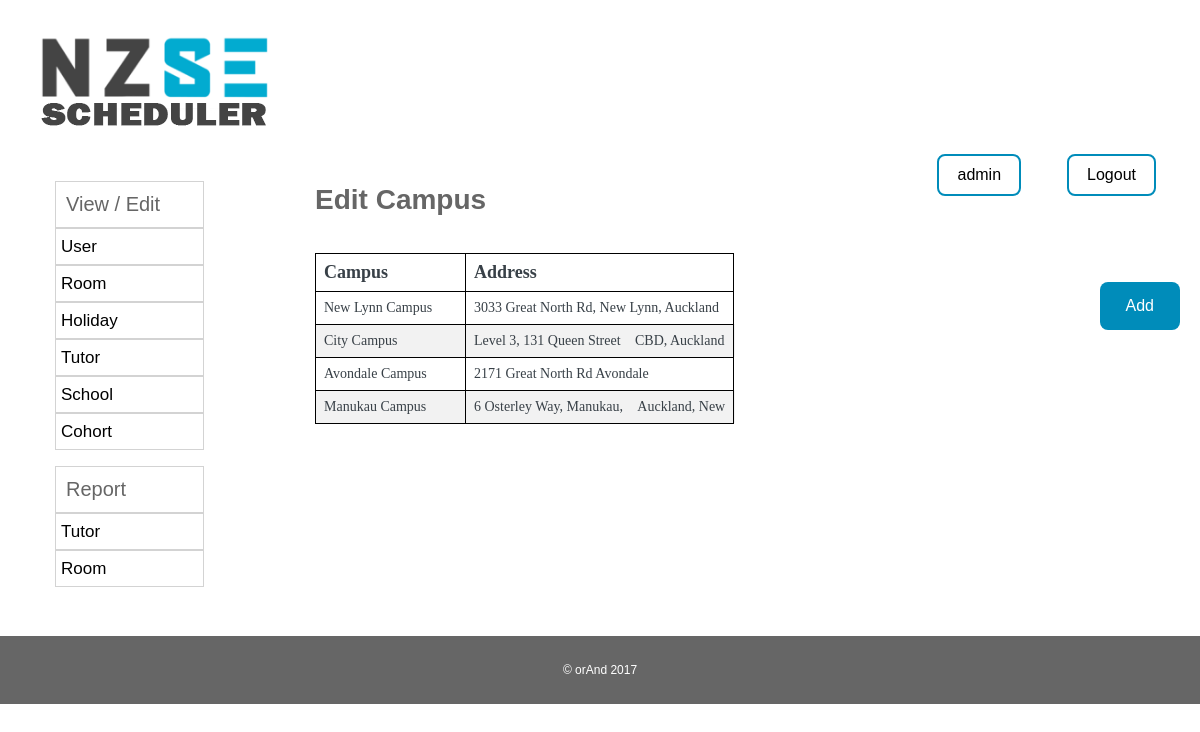
The page /admin_home/admin_editcampus.php (signed in) on the database its author committed.
### tables this page shows
CREATE TABLE IF NOT EXISTS `campus` (
`campusid` int(10) NOT NULL,
  `campusname` varchar(20) NOT NULL,
  `address` varchar(40) NOT NULL
);

### admin_home/admin_editcampus.php (the view, shortened to what this page needs)
<!DOCTYPE html PUBLIC "-//W3C//DTD XHTML 1.0 Strict//EN"
"http://www.w3.org/TR/xhtml1/DTD/xhtml1-strict.dtd">
<html xmlns="http://www.w3.org/1999/xhtml" lang="en" xml:lang="en">
<head>
	<?php include '../php_includes/head_elements.php'; ?>
	<?php include '../php_includes/alertbox.php'; ?>
</head>
<body>
	<div id="tables_refresh">
<div id="page-container">
			<?php include '../php_includes/header.php'; ?>
			<?php include '../php_includes/nav.php'; ?>
			<div class="col-6 col-m-9 content">
				<h1>Edit Campus</h1>
<br />
<?php include '../php_includes/add.php'; ?>
<div class="tables">
<?php
	include '../php_script/connectDB.php';
	$result = "SELECT c.* FROM campus c";
		echo "<table id='student_resit' class='border'>
		<thead>
		<tr>
		<th>Campus</th>
		<th>Address</th>
		</tr>
		</thead>";
		$runquery = $conn->query($result);
		if (!$runquery)
		{
			die('Invalid query: ' . mysqli_error($conn));
		}
		else
		{
			while($row = $runquery->fetch_assoc())
			{
				$campusid = $row['campusid'];
				echo "<tr value='$campusid' class='data'>";
				echo "<td contenteditable=\"true\" data-old-value='".$row['campusname']."' onBlur=\"saveInlineEdit(this,'campusname','".$row['campusid']."','campus')\" onClick=\"highlightEdit(this);\">" . $row['campusname']."</td>";
				echo "<td contenteditable=\"true\" data-old-value='".$row['address']."' onBlur=\"saveInlineEdit(this,'address','".$row['campusid']."','campus')\" onClick=\"highlightEdit(this);\">" . $row['address'] ."</td>";
				echo "</tr>";
			}
		}
		echo "</table>";
?>
</div>
</div>
</div>
<br><br><br><br><br>
<?php include '../php_includes/footer.php';?>
</div>
</body>
</html>

### css/stickyheader.css (style rules this page uses)
.ccc { background-color:blue; display:none; }

### rows shown on the page
campus: $campusid 1 (drawn), campusname "New Lynn Campus", address "3033 Great North Rd, New Lynn, Auckland"
campus: $campusid 2 (drawn), campusname "City Campus", address "Level 3, 131 Queen Street \u0003CBD, Auckland"
campus: $campusid 3 (drawn), campusname "Avondale Campus", address "2171 Great North Rd Avondale"
campus: $campusid 4 (drawn), campusname "Manukau Campus", address "6 Osterley Way, Manukau, \u0003Auckland, New"

### other values the page prints
$_SESSION["userid"] "admin"
